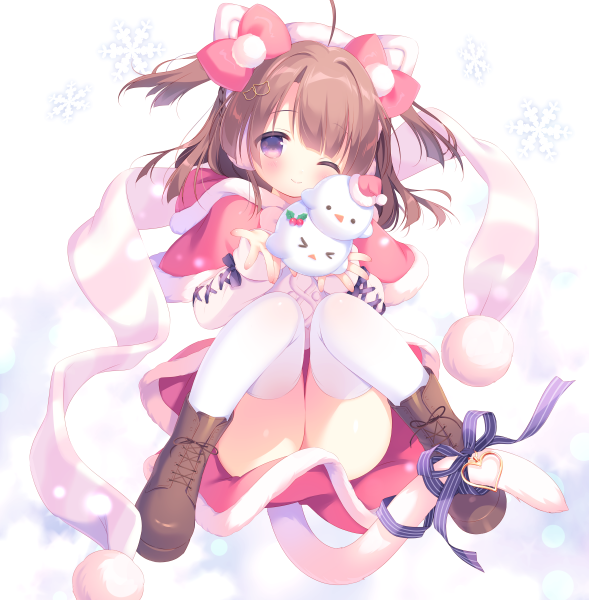
#> input picture image_tools/test.jpg, 1178 x 1200 px (shown at 1/2 size)
$ python perspective.py
#> lines starting #> are read from the running program, lines starting #| are printed output that depends on the picture
import cv2
import numpy as np
import matplotlib.pyplot as plt

#变换前后四个点求变换矩阵M
img=cv2.imread('test.jpg')
#> img is the input picture: shape (1200, 1178, 3); mean B, G, R 226.9, 218.1, 239.5
rows,cols=img.shape[:2]
#> rows = 1200; cols = 1178
img=img[:,:,[2,1,0]]
pts1 = np.float32([[56,65],[238,52],[28,237],[239,240]])
pts2 = np.float32([[0,0],[200,0],[0,200],[200,200]])

M=cv2.getPerspectiveTransform(pts1,pts2)
res=cv2.warpPerspective(img,M,(200,200))
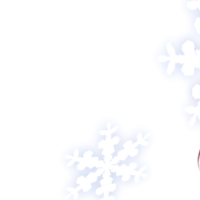
#> res: shape (200, 200, 3); mean R, G, B 253.2, 253.5, 254.6
plt.subplot(121)
plt.imshow(img)
plt.show()
plt.subplot(122)
plt.imshow(res)
plt.show()
